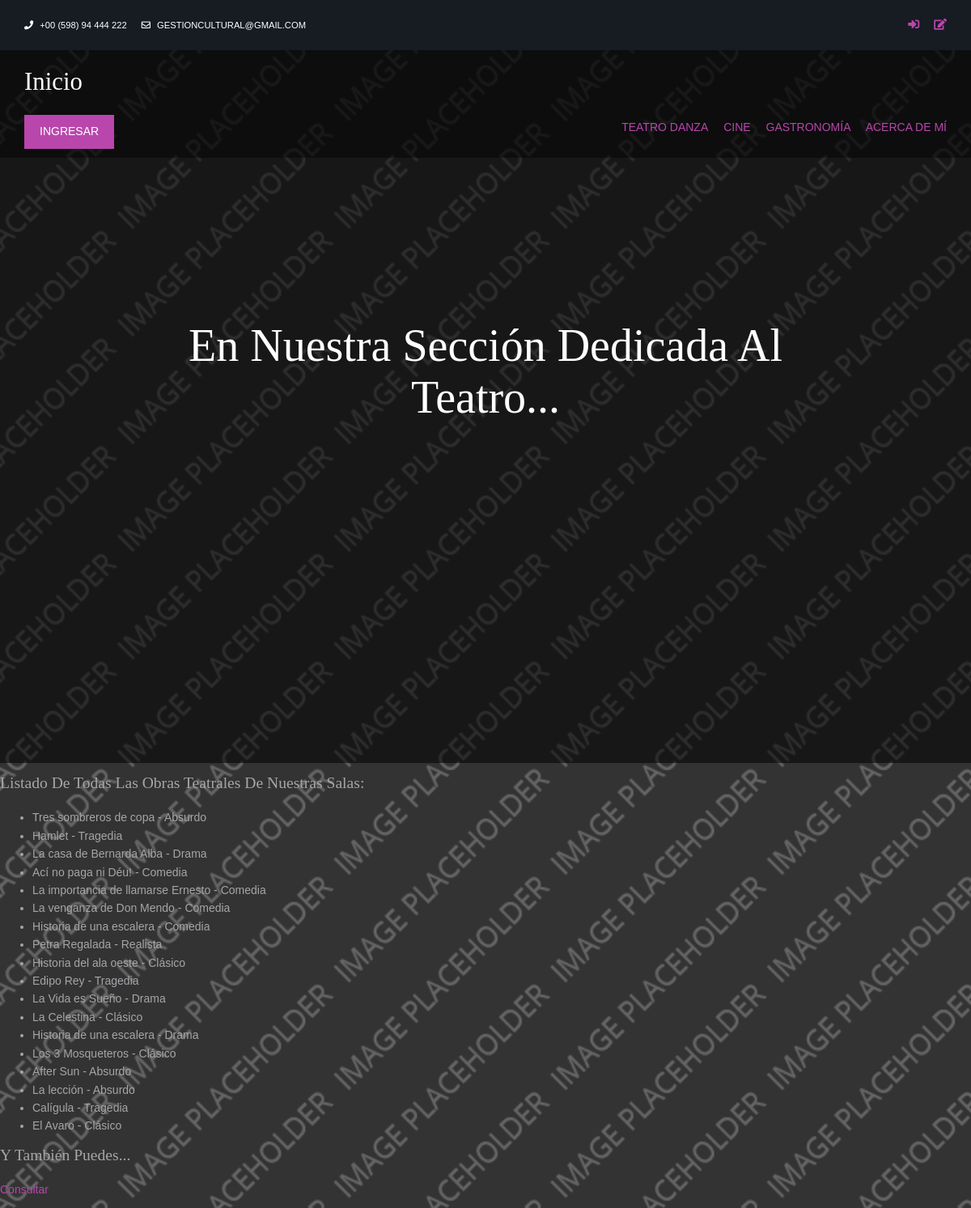
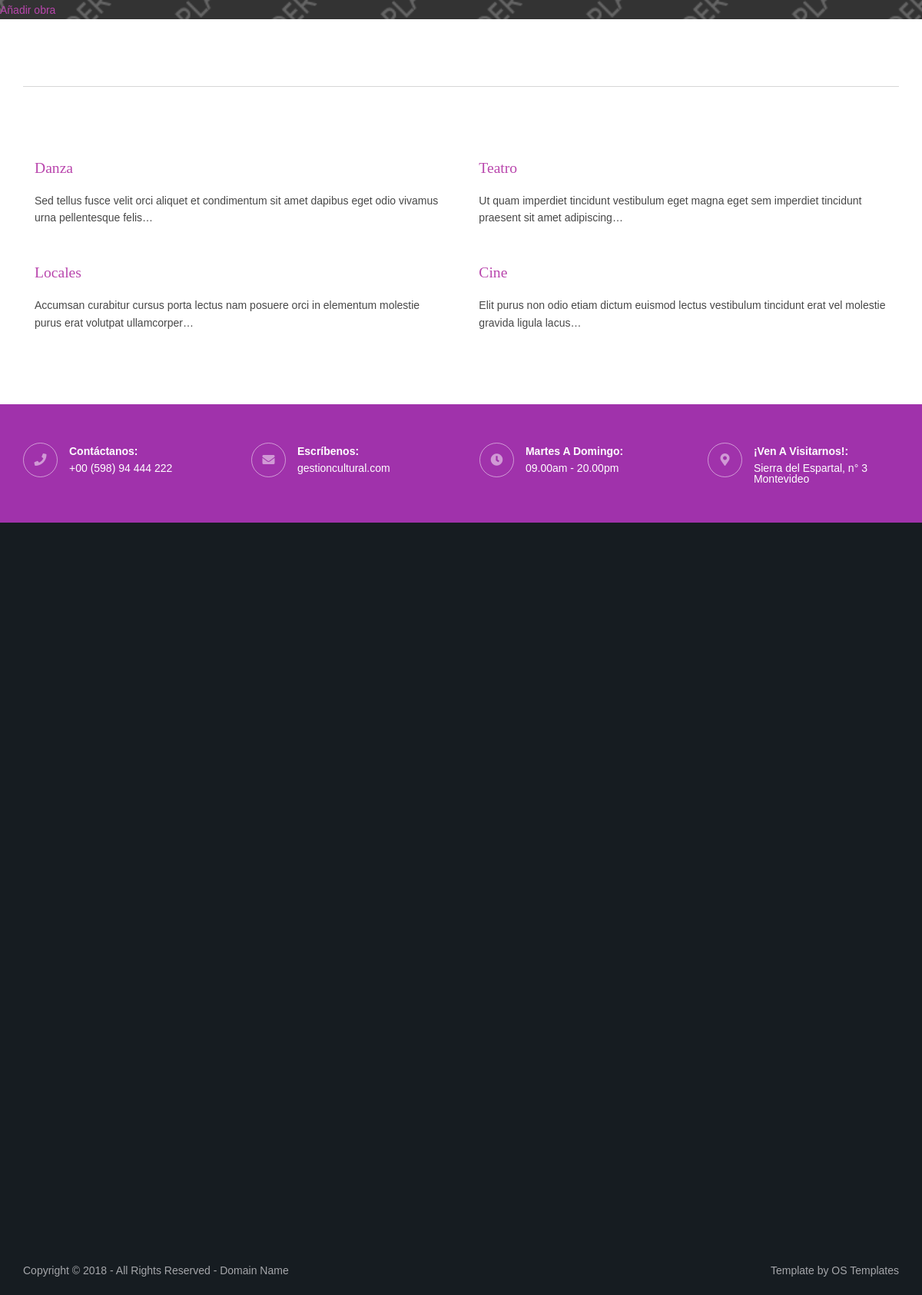
The page /gestion_cultural/lista_obras/ on the database its author committed (2 pictures, top to bottom).
### AppGestiondeCultura/models.py (models this page shows, shortened)
class Teatro (models.Model):
    nombre = models.CharField (max_length=35)
    genero = models.CharField (max_length=20)
    edad = models.IntegerField ()
    autor= models.CharField (max_length=35)
    fecha = models.DateField(null=True)
    imagen = models.ImageField(upload_to='avatares', blank=True, null=True)

### AppGestiondeCultura/views.py (the view)
# urls.py: path('lista_obras/' , lista_obras, name='ListaObras'),
def lista_obras(req):
    lista = Teatro.objects.all()
    return render(req, "lista_obras.html", {"lista_obras": lista})

### AppGestiondeCultura/templates/lista_obras.html (shortened to what this page needs)
{% extends 'padre.html' %}
{% block ContenidoVariable %}
<div class="overlay">
    <div id="pageintro" class="hoc clear">
    <article>
        <h5 class="heading">En nuestra sección dedicada al teatro...</h>
    </article>
    </div>
</div>
    <h4> Listado de todas las obras teatrales de nuestras salas:</h4>
            <ul>
                {% for obra in lista_obras %}
                <li> {{obra.nombre}} - {{obra.genero}}</li>
                {% endfor %}
            </ul>
    <h4> Y también puedes...</h4>
            <a href="{% url 'BusquedaTeatro' %}"> Consultar </a>
            <a href="{% url 'TeatroFormulario' %}"> Añadir obra</a>
{%endblock ContenidoVariable %}

### AppGestiondeCultura/static/layout/styles/layout.css (style rules this page uses)
#pageintro { padding:200px 0 400px; }
#pageintro article, #pageintro article p { display:block; max-width:75%; margin:0 auto; text-align:center; }
#pageintro .heading { margin-bottom:20px; font-size:4rem; }
*, *::before, *::after { transition:all .3s ease-in-out; }
body { color:#A5A6AA; background-color:#161C21; }
a { color:#B946AD; }
.overlay { color:#FFFFFF; background-color:inherit; }
.overlay::after { color:inherit; background-color:rgba(0,0,0,.55); }
#pageintro { color:#FFFFFF; }
@media screen and (min-width:1140px) { .hoc { max-width:1140px; } }

### AppGestiondeCultura/static/layout/styles/framework.css (style rules this page uses)
html { overflow-y:scroll; overflow-x:hidden; }
html, body { margin:0; padding:0; font-size:14px; line-height:1.6em; }
*, *::before, *::after { box-sizing:border-box; }
.overlay { position:relative; z-index:1; }
.overlay::after { display:block; position:absolute; top:0; left:0; width:100%; height:100%; content:""; z-index:-1; }
.clear, .group { display:block; }
.clear::before, .clear::after, .group::before, .group::after { display:table; content:""; }
.clear, .clear::after, .group, .group::after { clear:both; }
a { outline:none; text-decoration:none; }
body, input, textarea, select { font-family:Verdana, Geneva, sans-serif; }
h1, h2, h3, h4, h5, h6, .heading { font-family:Georgia, "Times New Roman", Times, serif; }
::placeholder { opacity:1; }
h1, h2, h3, h4, h5, h6, .heading { margin:0 0 20px 0; font-size:1.4rem; line-height:normal; font-weight:normal; text-transform:capitalize; }
.hoc { display:block; margin:0 auto; }
address, article, aside, figcaption, figure, footer, header, main, nav, section { display:block; margin:0; padding:0; }

### rows shown on the page
Teatro: nombre "Tres sombreros de copa", genero "Absurdo"
Teatro: nombre "Hamlet", genero "Tragedia"
Teatro: nombre "La casa de Bernarda Alba", genero "Drama"
Teatro: nombre "Ací no paga ni Déu!", genero "Comedia"
Teatro: nombre "La importancia de llamarse Ernesto", genero "Comedia"
Teatro: nombre "La venganza de Don Mendo", genero "Comedia"
Teatro: nombre "Historia de una escalera", genero "Comedia"
Teatro: nombre "Petra Regalada", genero "Realista"
Teatro: nombre "Historia del ala oeste", genero "Clásico"
Teatro: nombre "Edipo Rey", genero "Tragedia"
Teatro: nombre "La Vida es Sueño", genero "Drama"
Teatro: nombre "La Celestina", genero "Clásico"
Teatro: nombre "Historia de una escalera", genero "Drama"
Teatro: nombre "Los 3 Mosqueteros", genero "Clásico"
Teatro: nombre "After Sun", genero "Absurdo"
Teatro: nombre "La lección", genero "Absurdo"
Teatro: nombre "Calígula", genero "Tragedia"
Teatro: nombre "El Avaro", genero "Clásico"
